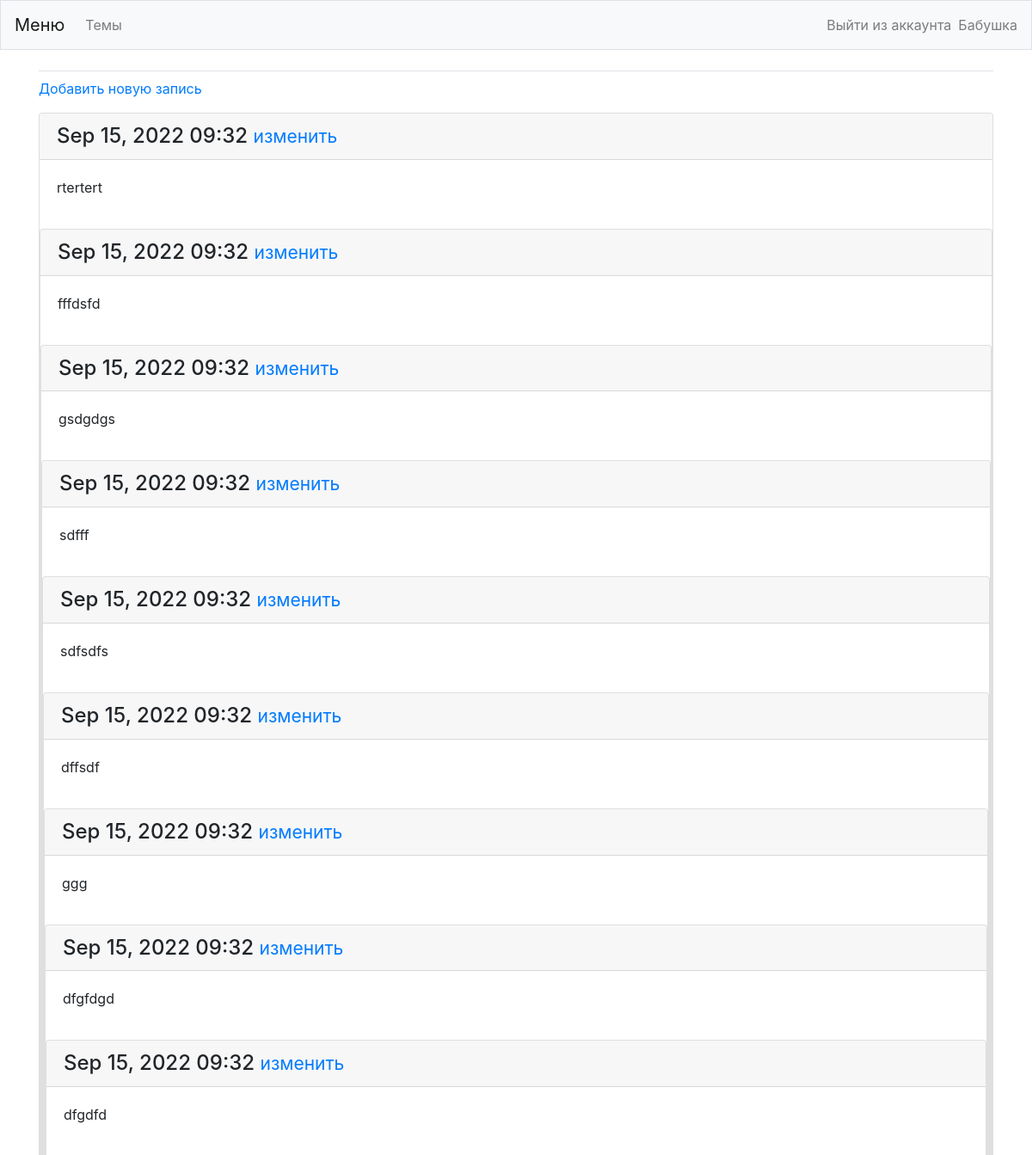
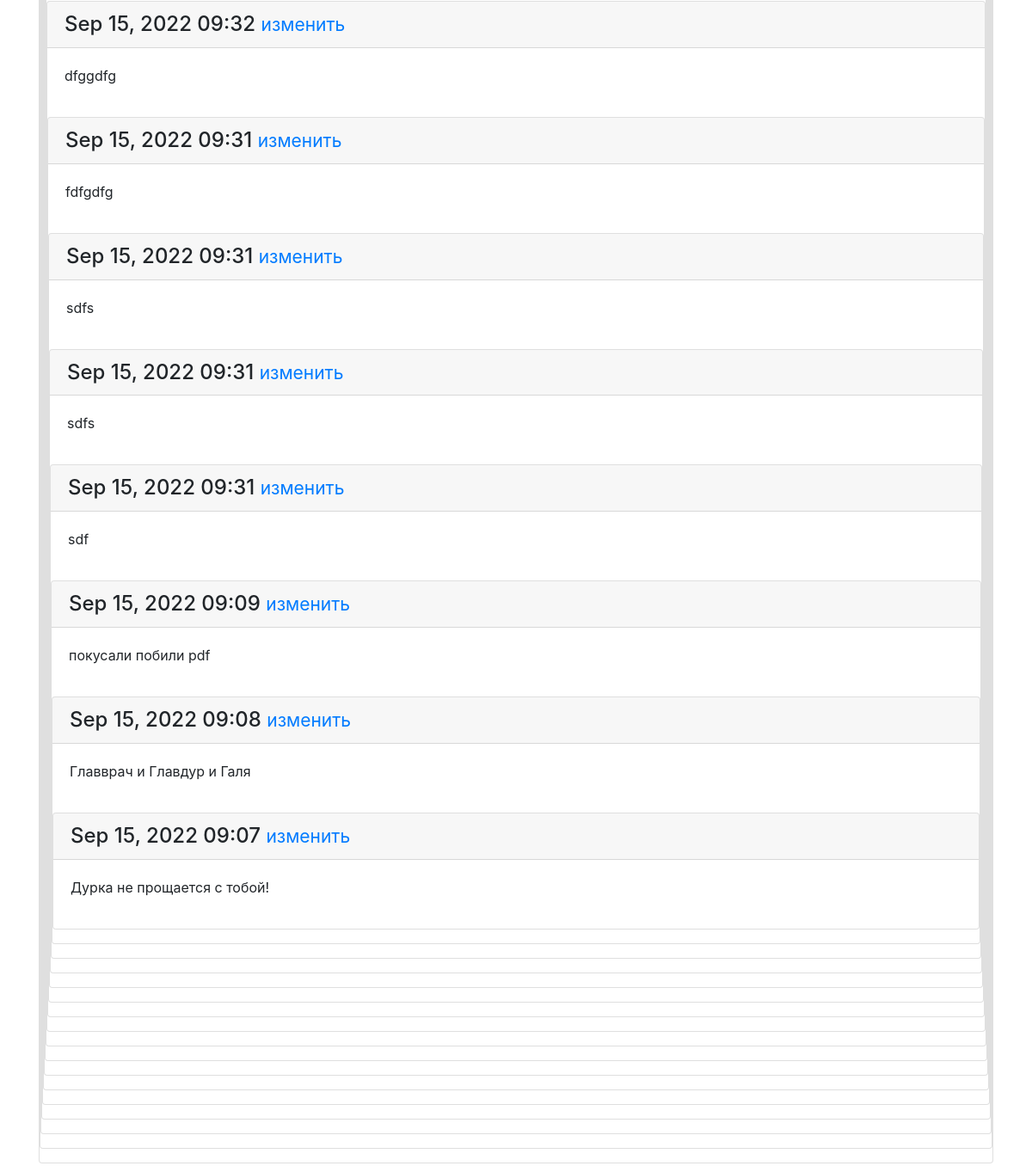
The page /topics/31/ (signed in) on the database its author committed (2 pictures, top to bottom).
### blog/models.py (models this page shows, shortened)
class Entry(models.Model):
	topic = models.ForeignKey(Topic, on_delete=models.CASCADE)
	text = models.TextField()
	date_added = models.DateTimeField(auto_now_add=True)
	class Meta:
		verbose_name_plural = 'entries'

### blog/views.py (the view)
# urls.py: path('topics/<int:topic_id>/', views.topic, name='topic'),
@login_required
def topic(request, topic_id):
	topic = Topic.objects.get(id=topic_id)
	if topic.owner != request.user:
		raise Http404
	entries = topic.entry_set.order_by('-date_added')
	context = {'topic': topic, 'entries': entries}
	return render(request, 'blog/topic.html', context)

### blog/templates/blog/topic.html (shortened to what this page needs)
{% extends 'blog/base.html' %}
{% block content %}
  <p>
    <a href="{% url 'blog:new_entry' topic.id %}">Добавить новую запись</a>
  </p>
  {% for entry in entries %}
    <div class="card mb-3">
      <h4 class="card-header">
        {{ entry.date_added|date:'M d, Y H:i' }}
        <small><a href="{% url 'blog:edit_entry' entry.id %}">
            изменить</a></small>
      </h4>
      <div class="card-body">
        {{ entry.text|linebreaks }}
      </div>
  {% empty %}
    <p>Ещё не написано статей по этой теме<p>
  {% endfor %}
{% endblock content %}

### blog/templates/blog/base.html (shortened to what this page needs)
{% load bootstrap4 %}
<!doctype html>
<html lang="en">
<head>
  {% bootstrap_css %}
</head>
<body>
  <nav class="navbar navbar-expand-md navbar-light bg-light mb-4 border">
    <a class="navbar-brand" href="{% url 'blog:index'%}">
        Меню</a>
    <div class="collapse navbar-collapse" id="navbarCollapse">
      <ul class="navbar-nav mr-auto">
        <li class="nav-item">
          <a class="nav-link" href="{% url 'blog:topics'%}">
              Темы</a></li>
      </ul>
      <ul class="navbar-nav ml-auto">
        {% if user.is_authenticated %}
          <li class="nav-item">
            <a class="nav-link" href="{% url 'users:logout' %}">Выйти из аккаунта</a>
          </li>
          <li class="nav-item">
            <span class="navbar-text"}">{{ user.username }}</span>
          </li>
	{% endif %}
      </ul>
    </div>
  </nav>
  <main role ="main" class="container">
    <div class="pb=2 mb-2 border-bottom">
    </div>
    <div>
      {% block content %}{% endblock content %}
    </div>
  </main>
</body>
</html>

### rows shown on the page
Entry: date_added "Sep 15, 2022 09:32", text "rtertert"
Entry: date_added "Sep 15, 2022 09:32", text "fffdsfd"
Entry: date_added "Sep 15, 2022 09:32", text "gsdgdgs"
Entry: date_added "Sep 15, 2022 09:32", text "sdfff"
Entry: date_added "Sep 15, 2022 09:32", text "sdfsdfs"
Entry: date_added "Sep 15, 2022 09:32", text "dffsdf"
Entry: date_added "Sep 15, 2022 09:32", text "ggg"
Entry: date_added "Sep 15, 2022 09:32", text "dfgfdgd"
Entry: date_added "Sep 15, 2022 09:32", text "dfgdfd"
Entry: date_added "Sep 15, 2022 09:32", text "dfggdfg"
Entry: date_added "Sep 15, 2022 09:31", text "fdfgdfg"
Entry: date_added "Sep 15, 2022 09:31", text "sdfs"
Entry: date_added "Sep 15, 2022 09:31", text "sdfs"
Entry: date_added "Sep 15, 2022 09:31", text "sdf"
Entry: date_added "Sep 15, 2022 09:09", text "покусали побили pdf"
Entry: date_added "Sep 15, 2022 09:08", text "Главврач и Главдур и Галя"
Entry: date_added "Sep 15, 2022 09:07", text "Дурка не прощается с тобой!"

### other values the page prints
{{ user.username }} "Бабушка"
